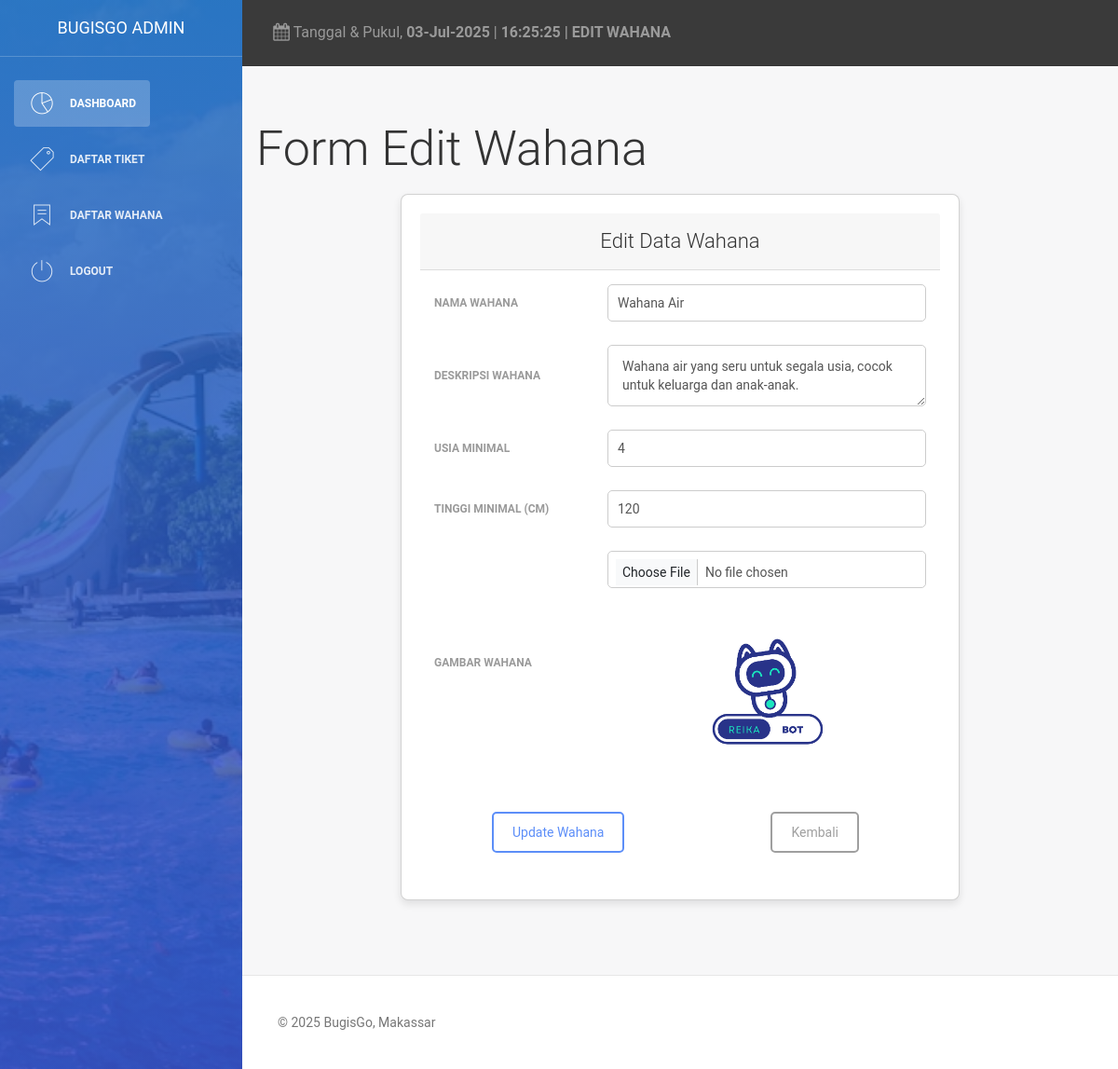
Page /admin/edit_wahana.php?wahanaID=1 (signed in) on the committed database.
### tables this page shows
CREATE TABLE `wahana` (
  `wahanaID` int(11) NOT NULL,
  `nama` varchar(100) NOT NULL,
  `deskripsi` text DEFAULT NULL,
  `persyaratanUsia` int(11) DEFAULT NULL,
  `persyaratanTinggi` int(11) DEFAULT NULL,
  `rating` double DEFAULT NULL,
  `gambar` varchar(255) DEFAULT NULL
);

### admin/edit_wahana.php (the view, shortened to what this page needs)
<?php
include('koneksi.php');
if (isset($_GET['wahanaID'])) {
    $wahanaID = $_GET['wahanaID'];
    $query = "SELECT * FROM wahana WHERE wahanaID = $wahanaID";
    $result = $conn->query($query);
    if ($result && $result->num_rows > 0) {
        $wahana = $result->fetch_assoc();
    } else {
        echo "<script>alert('Wahana tidak ditemukan!'); window.location.href = 'wahana.php';</script>";
        exit;
    }
} else {
    header("Location: wahana.php");
    exit;
}
?>
<!DOCTYPE html>
<html lang="id">
<head>
    <link href="https://cdn.jsdelivr.net/npm/bootstrap@5.3.0-alpha1/dist/css/bootstrap.min.css" rel="stylesheet" />
    <link href="assets/css/bootstrap.min.css" rel="stylesheet" />
    <link href="assets/css/animate.min.css" rel="stylesheet" />
    <link href="assets/css/light-bootstrap-dashboard.css?v=1.4.0" rel="stylesheet" />
    <link href="assets/css/demo.css" rel="stylesheet" />
    <link href="http://maxcdn.bootstrapcdn.com/font-awesome/4.2.0/css/font-awesome.min.css" rel="stylesheet">
    <link href='assets/fonts/Pe-icon-7-stroke' rel='stylesheet' type='text/css'>
    <link href="assets/css/pe-icon-7-stroke.css" rel="stylesheet" />
</head>
<body>
<div class="wrapper">
       <div class="sidebar" data-color="blue" data-image="images/bugisgo.jpg">
        <div class="sidebar-wrapper">
            <div class="logo">
                <a href="admin_dashboard.php" class="simple-text">
                    BugisGo Admin
                </a>
            </div>
            <ul class="nav">
                <?php if ($_SESSION['role'] == 'pengelola') { ?>
                    <li>
                    <li class="active">
                        <a href="pengelola_dashboard.php">
                            <i class="pe-7s-graph"></i>
                            <p>Dashboard</p>
                        </a>
                    </li>
                    <li>
                        <a href="daftar_tiket.php">
                            <i class="pe-7s-ticket"></i>
                            <p>Daftar Tiket</p>
                        </a>
                    </li>
                    <li>
                        <a href="wahana.php">
                            <i class="pe-7s-ribbon"></i>
                            <p>Daftar Wahana</p>
                        </a>
                    </li>
                <?php } ?>
                <li>
                    <a href="logout.php">
                        <i class="pe-7s-power"></i>
                        <p>Logout</p>
                    </a>
                </li>
            </ul>
        </div>
    </div>
        <div class="main-panel">
            <nav class="navbar navbar-default navbar-fixed">
                <div class="container-fluid">
                    <div class="collapse navbar-collapse">
                        <ul class="nav navbar-nav navbar-left">
                            <li>
                                <a href="#">
                                    <i class="fa fa-calendar"></i>
                                    <?php
                                    $tanggal = mktime(date("m"), date("d"), date("Y"));
                                    echo "Tanggal & Pukul, <b>" . date("d-M-Y", $tanggal) . "</b> ";
                                    $jam = date("H:i:s");
                                    echo "| <b>" . $jam . " | EDIT WAHANA" . "</b>";
                                    ?>
                                </a>
                            </li>
                        </ul>
                    </div>
                </div>
            </nav>
            <div class="content">
                <div class="container-fluid">
                    <h1 class="mb-4">Form Edit Wahana</h1>
                    <form action="proses/proses_edit_wahana.php" method="POST" enctype="multipart/form-data">
                        <div class="card">
                            <div class="card-header">
                                <h4 class="title">Edit Data Wahana</h4>
                            </div>
                            <div class="card-body">
                                <div class="form-group row">
                                    <label for="nama" class="col-md-4 col-form-label">Nama Wahana</label>
                                    <div class="col-md-8">
                                        <input type="text" class="form-control" id="nama" name="nama" value="<?php echo $wahana['nama']; ?>" required>
                                    </div>
                                </div>
                                <div class="form-group row">
                                    <label for="deskripsi" class="col-md-4 col-form-label">Deskripsi Wahana</label>
                                    <div class="col-md-8">
                                        <textarea class="form-control" id="deskripsi" name="deskripsi" required><?php echo $wahana['deskripsi']; ?></textarea>
                                    </div>
                                </div>
                                <div class="form-group row">
                                    <label for="persyaratanUsia" class="col-md-4 col-form-label">Usia Minimal</label>
                                    <div class="col-md-8">
                                        <input type="number" class="form-control" id="persyaratanUsia" name="persyaratanUsia" value="<?php echo $wahana['persyaratanUsia']; ?>" required>
                                    </div>
                                </div>
                                <div class="form-group row">
                                    <label for="persyaratanTinggi" class="col-md-4 col-form-label">Tinggi Minimal (cm)</label>
                                    <div class="col-md-8">
                                        <input type="number" class="form-control" id="persyaratanTinggi" name="persyaratanTinggi" value="<?php echo $wahana['persyaratanTinggi']; ?>" required>
                                    </div>
                                </div>
                                <div class="form-group row">
                                    <label for="gambar" class="col-md-4 col-form-label">Gambar Wahana</label>
                                    <div class="col-md-8">
                                        <input type="file" class="form-control" id="gambar" name="gambar" accept="image/*">
                                        <?php if ($wahana['gambar']) { ?>
                                            <div class="mt-2">
                                                <img src="<?php echo $wahana['gambar']; ?>" alt="Current Wahana Image" width="100">
                                            </div>
                                        <?php } ?>
                                    </div>
                                </div>
                                <div class="form-group row justify-content-between">
                                    <div class="col-md-4">
                                        <button type="submit" name="submit" class="btn btn-primary">Update Wahana</button>
                                    </div>
                                    <div class="col-md-4 text-right">
                                        <a href="wahana.php" class="btn btn-secondary">Kembali</a>
                                    </div>
                                </div>
                            </div>
                        </div>
                    </form>
                </div>
            </div>
            <footer class="footer">
                <div class="container-fluid">
                    <p class="copyright pull-left">&copy; <script>document.write(new Date().getFullYear())</script> BugisGo, Makassar</p>
                </div>
            </footer>
        </div>
    </div>
</body>
</html>

### admin/assets/css/demo.css (style rules this page uses)
input, select, button { margin: 0; padding: 10px; font-size: 14px; border-radius: 5px; }
.card { max-width: 600px; margin: 20px auto; padding: 20px; box-shadow: 0 4px 8px rgba(0,0,0,0.1); border-radius: 8px; }
.card-body { padding: 15px; }
.form-group label { font-weight: bold; text-align: left; margin-bottom: 10px; }
.form-control { width: 100%; padding: 12px 15px; border: 1px solid #ccc; border-radius: 5px; font-size: 14px; margin-bottom: 10px; }
.btn { padding: 10px 20px; margin-top: 15px; border-radius: 5px; }
.form-group { margin-bottom: 20px; }
.form-group.row.justify-content-between { display: flex; justify-content: space-between; align-items: center; }
.btn-primary, .btn-secondary { width: auto; margin-right: 10px; }
input[type="text"], input[type="number"], select { width: 100%; padding: 10px; }
.form-group.row { display: flex; align-items: center; margin-bottom: 15px; }
.card-header { text-align: center; font-size: 20px; font-weight: bold; background: #f7f7f7; padding: 15px; border-bottom: 1px solid #ddd; }
body, .container-fluid { padding: 0; margin: 0; }
.card img { width: 100%; height: 200px; object-fit: cover; border-radius: 8px; }
.card { margin-bottom: 20px; border-radius: 8px; }
footer { margin-top: 30px; text-align: center; background-color: #f1f1f1; padding: 20px; }
.navbar { background-color: #3a3a3a; color: white; }

### rows in the picture
wahana: nama "Wahana Air", deskripsi "Wahana air yang seru untuk segala usia, cocok untuk keluarga dan anak-anak.", persyaratanUsia "4", persyaratanTinggi "120", gambar (picture)
